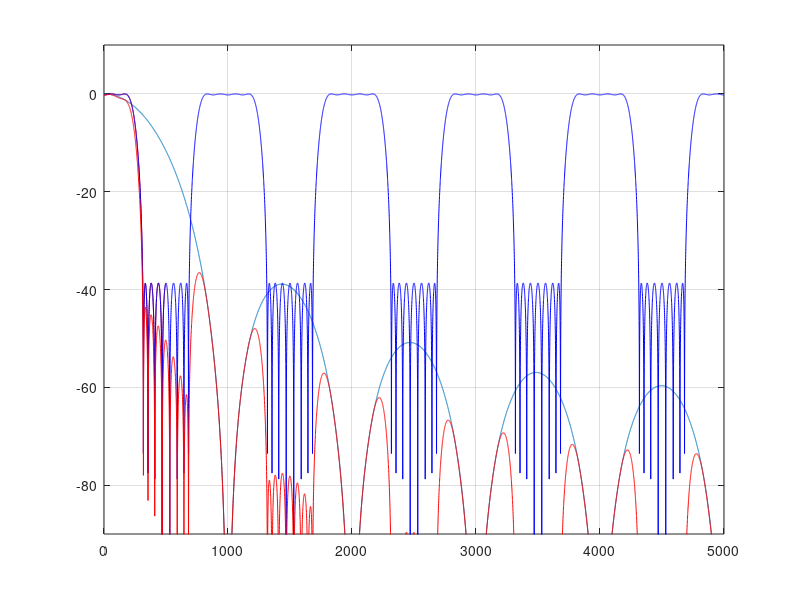

This figure's MATLAB source:
fs = 10000;   %sampling frequency in KHz
fn = fs/2;

R = 10;      % Decimation
N = 3;      % Order
M = 1;      % Differential Delay

plotPoints = 1024*R;

fstep = fn/plotPoints;
f = (fstep:fstep:fn)/fs;
num = sin(pi*R*M*f);
den = sin(pi*f);
H = (num./den).^N;

H = H';
H = H./max(H);
H = abs(H);
H = H + 1e-6;
dBH = 20*log10(H);
figure(1)
hold off
plot(f.*fs,dBH);

% Post CIC filter
frs = fs/R;
frn = frs/2;

taps = 17;
order = taps-1;
delta = 0.0625;
bfilter = remez(order,2*[0 0.25-delta 0.25+delta 0.5],[1 1 0 0]);

[Hb,w] = freqz(bfilter,1,plotPoints/R,frs);
Hb = Hb ./ max(Hb);
Hb = Hb + 1e-6;
figure(1);
hold on
plot(w,20*log10(abs(Hb)),'r'),grid

% Repeat the halfband response across the cic response
Hdec = Hb;
wdec = w;
for k = 2:R
    wdec = [wdec ; (w + (k-1)*frn)];
    if (2*floor(k/2) == k)
        Hdec = [Hdec ; Hb((plotPoints/R) : -1 : 1)];
    else
        Hdec = [Hdec ; Hb];    
    end
end

plot(wdec, 20*log10(abs(Hdec)),'b');


% Show the combined response
Hcomb = 20*log10(abs(H)) + 20*log10(abs(Hdec));
plot(wdec, Hcomb, 'r');

%axis([0 fn/R -90 10]);
axis([0 fn -90 10]);
